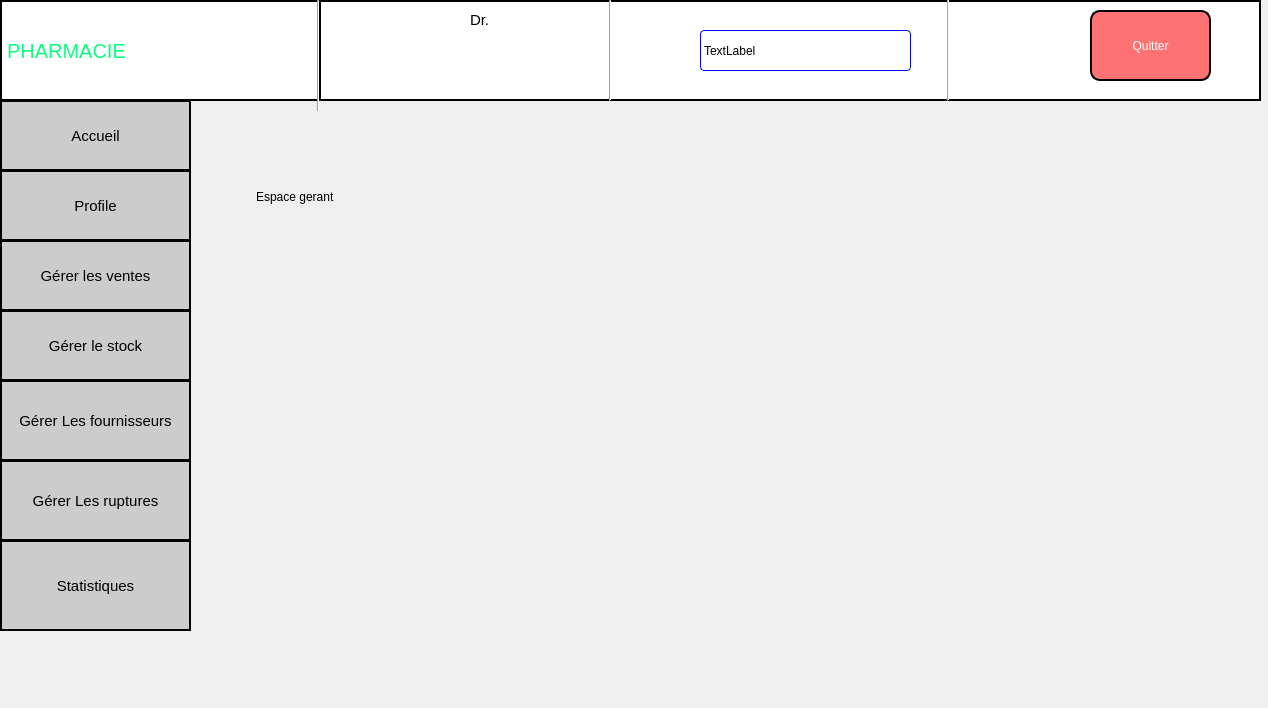
<?xml version="1.0" encoding="UTF-8"?>
<ui version="4.0">
 <class>accueil_gerant</class>
 <widget class="QDialog" name="accueil_gerant">
  <property name="geometry">
   <rect>
    <x>0</x>
    <y>0</y>
    <width>1268</width>
    <height>708</height>
   </rect>
  </property>
  <property name="windowTitle">
   <string>Dialog</string>
  </property>
  <widget class="QLabel" name="label_7">
   <property name="geometry">
    <rect>
     <x>990</x>
     <y>10</y>
     <width>71</width>
     <height>71</height>
    </rect>
   </property>
   <property name="styleSheet">
    <string notr="true">background-color: white;</string>
   </property>
   <property name="text">
    <string/>
   </property>
   <property name="pixmap">
    <pixmap resource="ressource.qrc">:/res/image/R (1).png</pixmap>
   </property>
   <property name="scaledContents">
    <bool>true</bool>
   </property>
  </widget>
  <widget class="Line" name="line_2">
   <property name="geometry">
    <rect>
     <x>300</x>
     <y>0</y>
     <width>16</width>
     <height>101</height>
    </rect>
   </property>
   <property name="orientation">
    <enum>Qt::Vertical</enum>
   </property>
  </widget>
  <widget class="QLabel" name="label_4">
   <property name="geometry">
    <rect>
     <x>370</x>
     <y>10</y>
     <width>61</width>
     <height>81</height>
    </rect>
   </property>
   <property name="text">
    <string/>
   </property>
   <property name="pixmap">
    <pixmap resource="ressource.qrc">:/res/image/WhatsApp Image 2024-04-30 à 20.55.44_6b270705.jpg</pixmap>
   </property>
   <property name="scaledContents">
    <bool>true</bool>
   </property>
  </widget>
  <widget class="QPushButton" name="pushButton_gerer_stock">
   <property name="geometry">
    <rect>
     <x>0</x>
     <y>310</y>
     <width>191</width>
     <height>71</height>
    </rect>
   </property>
   <property name="styleSheet">
    <string notr="true">background-color: rgb(204, 204, 204);font-size:15px;border:2px solid black;</string>
   </property>
   <property name="text">
    <string>Gérer le stock</string>
   </property>
  </widget>
  <widget class="Line" name="line_4">
   <property name="geometry">
    <rect>
     <x>600</x>
     <y>0</y>
     <width>20</width>
     <height>101</height>
    </rect>
   </property>
   <property name="orientation">
    <enum>Qt::Vertical</enum>
   </property>
  </widget>
  <widget class="QPushButton" name="ButtonProfil">
   <property name="geometry">
    <rect>
     <x>0</x>
     <y>170</y>
     <width>191</width>
     <height>71</height>
    </rect>
   </property>
   <property name="styleSheet">
    <string notr="true">font-size:15px;border:2px solid black;
background-color: rgb(204, 204, 204);</string>
   </property>
   <property name="text">
    <string>Profile</string>
   </property>
  </widget>
  <widget class="QLabel" name="label_3">
   <property name="geometry">
    <rect>
     <x>310</x>
     <y>0</y>
     <width>951</width>
     <height>101</height>
    </rect>
   </property>
   <property name="styleSheet">
    <string notr="true">background-color: rgb(255, 255, 255);border:2px solid black;</string>
   </property>
   <property name="text">
    <string/>
   </property>
  </widget>
  <widget class="QLabel" name="nome_user">
   <property name="geometry">
    <rect>
     <x>470</x>
     <y>50</y>
     <width>101</width>
     <height>20</height>
    </rect>
   </property>
   <property name="styleSheet">
    <string notr="true">background-color:white;
font: 900 14pt &quot;Arial Black&quot;;</string>
   </property>
   <property name="text">
    <string/>
   </property>
  </widget>
  <widget class="QLabel" name="label_date">
   <property name="geometry">
    <rect>
     <x>700</x>
     <y>30</y>
     <width>211</width>
     <height>41</height>
    </rect>
   </property>
   <property name="styleSheet">
    <string notr="true">border:1px solid blue;border-radius:4px;
font: 14pt &quot;Rockwell&quot;;
background-color: rgb(255, 255, 255);</string>
   </property>
   <property name="text">
    <string>TextLabel</string>
   </property>
  </widget>
  <widget class="QLabel" name="label_6">
   <property name="geometry">
    <rect>
     <x>470</x>
     <y>10</y>
     <width>101</width>
     <height>20</height>
    </rect>
   </property>
   <property name="styleSheet">
    <string notr="true">background-color: rgb(255, 255, 255);font-size:15px;
font: 600 16pt &quot;Segoe UI Variable Text Semibold&quot;;</string>
   </property>
   <property name="text">
    <string>Dr.</string>
   </property>
  </widget>
  <widget class="QLabel" name="label">
   <property name="geometry">
    <rect>
     <x>600</x>
     <y>320</y>
     <width>37</width>
     <height>12</height>
    </rect>
   </property>
   <property name="text">
    <string/>
   </property>
  </widget>
  <widget class="QPushButton" name="pushButton_6">
   <property name="geometry">
    <rect>
     <x>1090</x>
     <y>10</y>
     <width>121</width>
     <height>71</height>
    </rect>
   </property>
   <property name="styleSheet">
    <string notr="true">border:2px solid black;color:white;border-radius:10px;
font: 900 12pt &quot;Arial Black&quot;;
background-color: rgb(255, 114, 116);</string>
   </property>
   <property name="text">
    <string>Quitter</string>
   </property>
  </widget>
  <widget class="Line" name="line">
   <property name="geometry">
    <rect>
     <x>940</x>
     <y>-10</y>
     <width>16</width>
     <height>111</height>
    </rect>
   </property>
   <property name="orientation">
    <enum>Qt::Vertical</enum>
   </property>
  </widget>
  <widget class="QPushButton" name="pushButton_gere_vente">
   <property name="geometry">
    <rect>
     <x>0</x>
     <y>240</y>
     <width>191</width>
     <height>71</height>
    </rect>
   </property>
   <property name="styleSheet">
    <string notr="true">
background-color: rgb(204, 204, 204);;font-size:15px;border:2px solid black;</string>
   </property>
   <property name="text">
    <string>Gérer les ventes</string>
   </property>
  </widget>
  <widget class="QLabel" name="label_2">
   <property name="geometry">
    <rect>
     <x>0</x>
     <y>0</y>
     <width>321</width>
     <height>101</height>
    </rect>
   </property>
   <property name="styleSheet">
    <string notr="true">background-color: rgb(255, 255, 255);font-size:20px;
font: 20pt &quot;Segoe Script&quot;;border:2px solid black;
color: rgb(12, 255, 125);</string>
   </property>
   <property name="text">
    <string>PHARMACIE</string>
   </property>
  </widget>
  <widget class="QLabel" name="label_5">
   <property name="geometry">
    <rect>
     <x>630</x>
     <y>10</y>
     <width>61</width>
     <height>61</height>
    </rect>
   </property>
   <property name="text">
    <string/>
   </property>
   <property name="pixmap">
    <pixmap resource="ressource.qrc">:/res/image/OIP (3).jpeg</pixmap>
   </property>
   <property name="scaledContents">
    <bool>true</bool>
   </property>
  </widget>
  <widget class="QLabel" name="label_8">
   <property name="geometry">
    <rect>
     <x>250</x>
     <y>10</y>
     <width>61</width>
     <height>81</height>
    </rect>
   </property>
   <property name="styleSheet">
    <string notr="true">background-color: rgb(255, 255, 255);</string>
   </property>
   <property name="text">
    <string/>
   </property>
   <property name="pixmap">
    <pixmap resource="ressource.qrc">:/res/image/devenir-pharmacien-921x1024.png</pixmap>
   </property>
   <property name="scaledContents">
    <bool>true</bool>
   </property>
  </widget>
  <widget class="QPushButton" name="pushButton_gerer_fournisseur">
   <property name="geometry">
    <rect>
     <x>0</x>
     <y>380</y>
     <width>191</width>
     <height>81</height>
    </rect>
   </property>
   <property name="styleSheet">
    <string notr="true">background-color: rgb(204, 204, 204);font-size:15px;border:2px solid black;</string>
   </property>
   <property name="text">
    <string>Gérer Les fournisseurs</string>
   </property>
  </widget>
  <widget class="QPushButton" name="pushButton_gerer_rupture">
   <property name="geometry">
    <rect>
     <x>0</x>
     <y>460</y>
     <width>191</width>
     <height>81</height>
    </rect>
   </property>
   <property name="styleSheet">
    <string notr="true">background-color: rgb(204, 204, 204);font-size:15px;border:2px solid black;</string>
   </property>
   <property name="text">
    <string>Gérer Les ruptures</string>
   </property>
  </widget>
  <widget class="QPushButton" name="pushButton_accueilgerat">
   <property name="geometry">
    <rect>
     <x>0</x>
     <y>100</y>
     <width>191</width>
     <height>71</height>
    </rect>
   </property>
   <property name="styleSheet">
    <string notr="true">background-color: rgb(204, 204, 204);font-size:15px;border:2px solid black;</string>
   </property>
   <property name="text">
    <string>Accueil</string>
   </property>
  </widget>
  <widget class="QLabel" name="label_9">
   <property name="geometry">
    <rect>
     <x>256</x>
     <y>161</y>
     <width>211</width>
     <height>71</height>
    </rect>
   </property>
   <property name="styleSheet">
    <string notr="true">font: 20pt &quot;Baskerville Old Face&quot;;</string>
   </property>
   <property name="text">
    <string>Espace gerant</string>
   </property>
  </widget>
  <widget class="Line" name="line_3">
   <property name="geometry">
    <rect>
     <x>310</x>
     <y>0</y>
     <width>16</width>
     <height>111</height>
    </rect>
   </property>
   <property name="orientation">
    <enum>Qt::Vertical</enum>
   </property>
  </widget>
  <widget class="QPushButton" name="pushButton_gerer_rupture_2">
   <property name="geometry">
    <rect>
     <x>0</x>
     <y>540</y>
     <width>191</width>
     <height>91</height>
    </rect>
   </property>
   <property name="styleSheet">
    <string notr="true">background-color: rgb(204, 204, 204);font-size:15px;border:2px solid black;</string>
   </property>
   <property name="text">
    <string>Statistiques</string>
   </property>
  </widget>
  <zorder>label_3</zorder>
  <zorder>label_7</zorder>
  <zorder>line_2</zorder>
  <zorder>label_4</zorder>
  <zorder>pushButton_gerer_stock</zorder>
  <zorder>line_4</zorder>
  <zorder>ButtonProfil</zorder>
  <zorder>label_date</zorder>
  <zorder>label_6</zorder>
  <zorder>label</zorder>
  <zorder>pushButton_6</zorder>
  <zorder>line</zorder>
  <zorder>pushButton_gere_vente</zorder>
  <zorder>label_2</zorder>
  <zorder>label_5</zorder>
  <zorder>label_8</zorder>
  <zorder>nome_user</zorder>
  <zorder>pushButton_gerer_fournisseur</zorder>
  <zorder>pushButton_gerer_rupture</zorder>
  <zorder>pushButton_accueilgerat</zorder>
  <zorder>label_9</zorder>
  <zorder>line_3</zorder>
  <zorder>pushButton_gerer_rupture_2</zorder>
 </widget>
 <resources>
  <include location="ressource.qrc"/>
 </resources>
 <connections/>
</ui>
